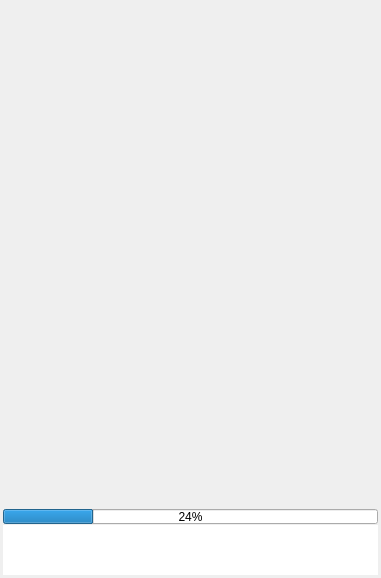
<?xml version="1.0" encoding="UTF-8"?>
<ui version="4.0">
 <class>Form</class>
 <widget class="QWidget" name="Form">
  <property name="geometry">
   <rect>
    <x>0</x>
    <y>0</y>
    <width>381</width>
    <height>578</height>
   </rect>
  </property>
  <property name="windowTitle">
   <string>Form</string>
  </property>
  <layout class="QVBoxLayout" name="verticalLayout">
   <property name="spacing">
    <number>1</number>
   </property>
   <property name="leftMargin">
    <number>3</number>
   </property>
   <property name="topMargin">
    <number>3</number>
   </property>
   <property name="rightMargin">
    <number>3</number>
   </property>
   <property name="bottomMargin">
    <number>3</number>
   </property>
   <item>
    <widget class="QLabel" name="book_cover">
     <property name="text">
      <string/>
     </property>
     <property name="alignment">
      <set>Qt::AlignmentFlag::AlignCenter</set>
     </property>
    </widget>
   </item>
   <item>
    <widget class="QProgressBar" name="progressBar">
     <property name="minimumSize">
      <size>
       <width>0</width>
       <height>15</height>
      </size>
     </property>
     <property name="maximumSize">
      <size>
       <width>16777215</width>
       <height>15</height>
      </size>
     </property>
     <property name="value">
      <number>24</number>
     </property>
     <property name="alignment">
      <set>Qt::AlignmentFlag::AlignCenter</set>
     </property>
     <property name="textVisible">
      <bool>true</bool>
     </property>
     <property name="textDirection">
      <enum>QProgressBar::Direction::TopToBottom</enum>
     </property>
    </widget>
   </item>
   <item>
    <widget class="QTextEdit" name="textEdit_comic_name">
     <property name="minimumSize">
      <size>
       <width>0</width>
       <height>50</height>
      </size>
     </property>
     <property name="maximumSize">
      <size>
       <width>16777215</width>
       <height>50</height>
      </size>
     </property>
     <property name="frameShape">
      <enum>QFrame::Shape::NoFrame</enum>
     </property>
     <property name="frameShadow">
      <enum>QFrame::Shadow::Plain</enum>
     </property>
     <property name="lineWidth">
      <number>0</number>
     </property>
     <property name="verticalScrollBarPolicy">
      <enum>Qt::ScrollBarPolicy::ScrollBarAlwaysOff</enum>
     </property>
     <property name="horizontalScrollBarPolicy">
      <enum>Qt::ScrollBarPolicy::ScrollBarAlwaysOff</enum>
     </property>
     <property name="sizeAdjustPolicy">
      <enum>QAbstractScrollArea::SizeAdjustPolicy::AdjustIgnored</enum>
     </property>
     <property name="lineWrapMode">
      <enum>QTextEdit::LineWrapMode::WidgetWidth</enum>
     </property>
     <property name="readOnly">
      <bool>true</bool>
     </property>
    </widget>
   </item>
  </layout>
 </widget>
 <resources/>
 <connections/>
</ui>
